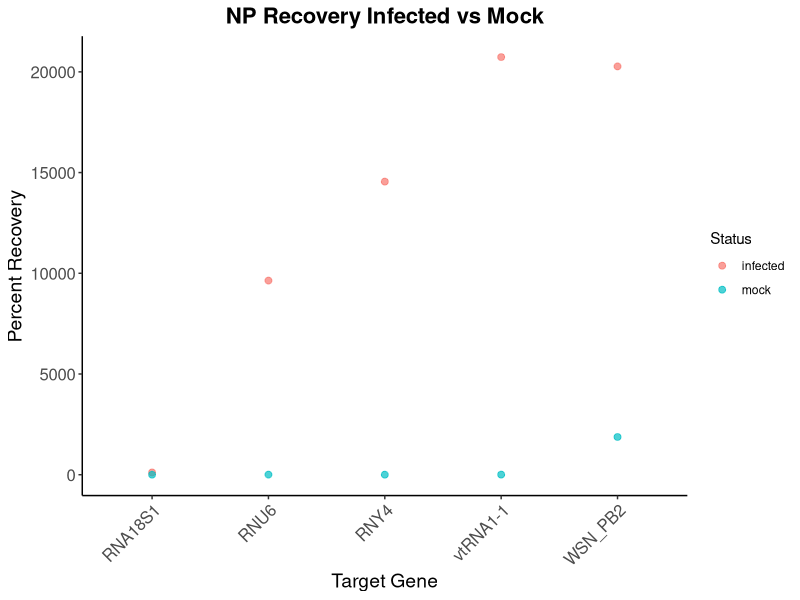
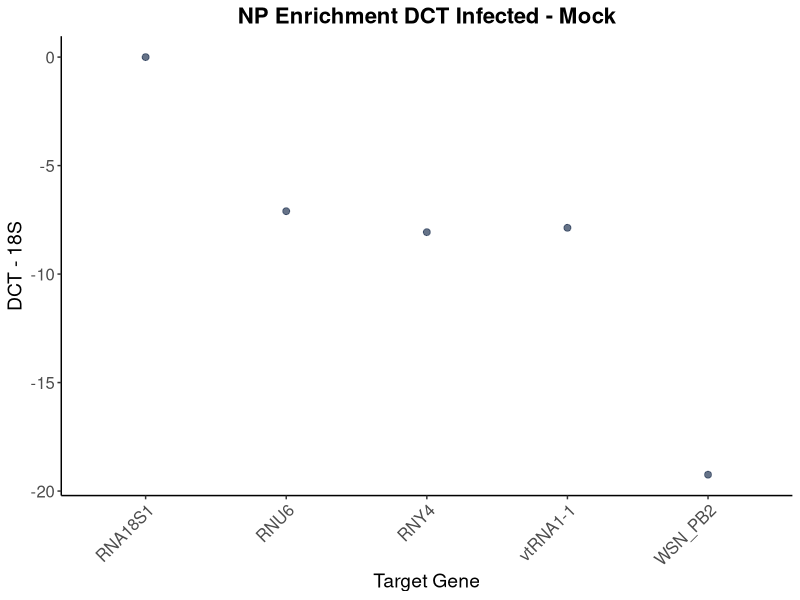
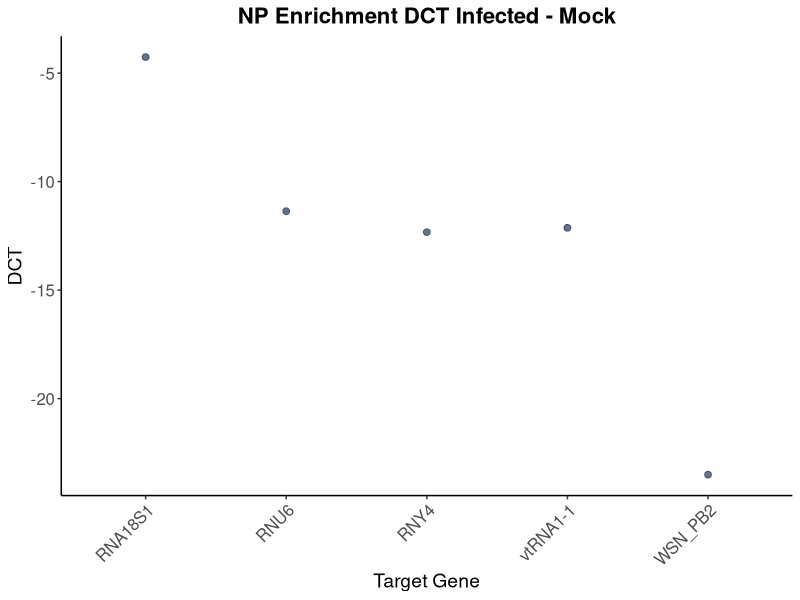

These charts were generated, in order, by the following R code:
library(readxl)
library(dplyr)
library(tidyr)
library(writexl)
library(ggplot2)
library(ggpubr)

df <- read_excel("TN066/TN066.1_filtered.xlsx")

# Calculate mean CT, pivot wider, and convert to numeric
data <- df %>%
    group_by(`Sample Name`, `Target Name`) %>%
    summarise(CT = mean(CT, na.rm = TRUE), .groups = "drop") %>%
    pivot_wider(names_from = `Sample Name`, values_from = CT)
# Calculate the percent recovery for each enriched sample
# correcting for dilution factor
data_dct <- data %>%
  mutate(across(.cols = `infected enriched`,
                .fns  = ~ . - `infected input` - log2(0.02^-1),
                .names = "delta_ct_infected")) %>%
  mutate(across(.cols = `mock enriched`,
                .fns  = ~ . - `mock input` - log2(0.04^-1),
                .names = "delta_ct_mock")) %>%
  select(`Target Name`, starts_with("delta_ct_")) %>%
  mutate(across(.cols = starts_with("delta_ct_"),
                .fns = ~ 2^-.x * 100,
                .names = "percent_recovery_{.col}")) %>%
  rename_with(~ sub("delta_ct_", "", .x), starts_with("percent_recovery_")) %>%
  select(`Target Name`, starts_with("percent_recovery_")) %>%
  pivot_longer(cols = -`Target Name`,
               names_to = "Condition",
               values_to = "percent_recovery",
               names_prefix = "percent_recovery_")

write_xlsx(data_dct, "TN066/rip_results.xlsx")

data_alt <- data %>%
  mutate(dct = `infected enriched` - `mock enriched`) 

rna18s1_dct <- data_alt %>%
  filter(`Target Name` == "RNA18S1") %>%
  pull(dct)

data_alt <- data_alt %>%
  mutate(dct_norm = dct - rna18s1_dct) %>%
  select(`Target Name`, dct, dct_norm)
write_xlsx(data_alt, "TN066/rip_dct_normalized.xlsx")

# Plot percent recovery data
p <- ggplot(data_dct, aes(x = `Target Name`, y = percent_recovery, color = Condition)) +
  geom_point(size = 2, alpha = 0.7) +
  labs(title = "NP Recovery Infected vs Mock",
    x = "Target Gene",
    y = "Percent Recovery",
    color = "Status") +
  theme_classic() +
  theme(axis.text.x = element_text(angle = 45, hjust = 1, size = 12),
        plot.title = element_text(hjust = 0.5, size = 16, face = "bold"),
        axis.title.x = element_text(size = 14),
        axis.title.y = element_text(size = 14),
        axis.text.y = element_text(size = 12))
ggsave("TN066/percent_recovery_plot.png", plot = p, width = 10, height = 6, dpi = 300)

# Plot dct normalized data
p2 <- ggplot(data_alt, aes(x = `Target Name`, y = dct_norm)) +
  geom_point(size = 2, alpha = 0.7, color = "#253755") +
  labs(title = "NP Enrichment DCT Infected - Mock",
    x = "Target Gene",
    y = "DCT - 18S") +
  theme_classic() +
  theme(axis.text.x = element_text(angle = 45, hjust = 1, size = 12),
        plot.title = element_text(hjust = 0.5, size = 16, face = "bold"),
        axis.title.x = element_text(size = 14),
        axis.title.y = element_text(size = 14),
        axis.text.y = element_text(size = 12))
ggsave("TN066/dct_normalized_plot.png", plot = p2, width = 10, height = 6, dpi = 300)

p3 <- ggplot(data_alt, aes(x = `Target Name`, y = dct)) +
  geom_point(size = 2, alpha = 0.7, color = "#253755") +
  labs(title = "NP Enrichment DCT Infected - Mock",
    x = "Target Gene",
    y = "DCT") +
  theme_classic() +
  theme(axis.text.x = element_text(angle = 45, hjust = 1, size = 12),
        plot.title = element_text(hjust = 0.5, size = 16, face = "bold"),
        axis.title.x = element_text(size = 14),
        axis.title.y = element_text(size = 14),
        axis.text.y = element_text(size = 12))
ggsave("TN066/dct_plot.png", plot = p3, width = 10, height = 6, dpi = 300)